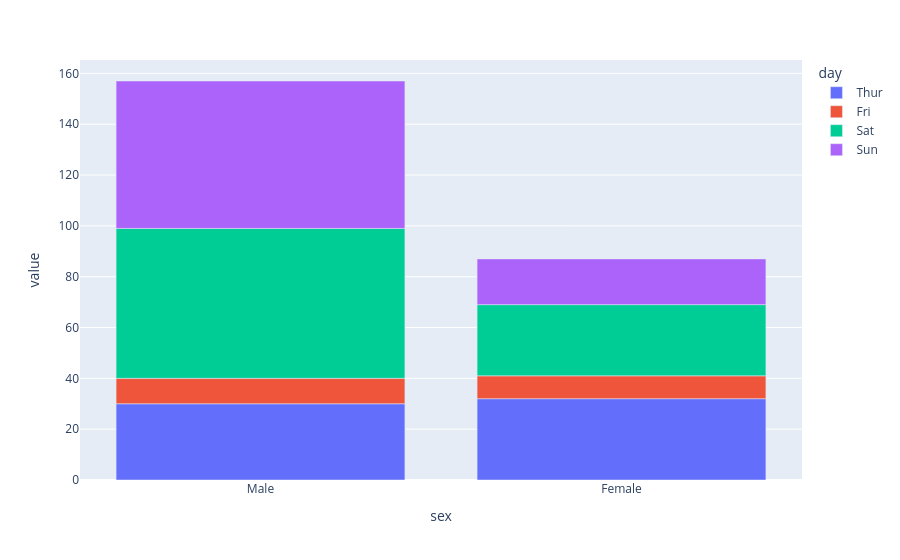

Notebook code cell kept with this figure:
### Code cell
# Perform the chi2_contingency test
chi2_statistic, p_value, dof, expected = chi2_contingency(contingency_table)
print(f"Chi-square statistic: {chi2_statistic:.4f}")
print(f"P-value: {p_value:.4f}")
print(f"Degrees of freedom: {dof}")#
print(f"Expected values: \n{expected}")

if p_value < 0.05:
    print("Reject the null hypothesis (Male and Female smokers are different in perspective of days)")
else:
    print("Fail to reject the null hypothesis (Male and Female smokers are the same in perspective of days)")
px.bar(contingency_table)

### Figure 1 — Plotly figure (JSON) as saved in the notebook; plotly's stock layout.template omitted (floating-point values rounded to 4 significant figures)
{"data": [{"hovertemplate": "day=Thur<br>sex=%{x}<br>value=%{y}<extra></extra>", "legendgroup": "Thur", "marker": {"color": "#636efa", "pattern": {"shape": ""}}, "name": "Thur", "orientation": "v", "showlegend": true, "textposition": "auto", "type": "bar", "x": ["Male", "Female"], "xaxis": "x", "y": [30, 32], "yaxis": "y"}, {"hovertemplate": "day=Fri<br>sex=%{x}<br>value=%{y}<extra></extra>", "legendgroup": "Fri", "marker": {"color": "#EF553B", "pattern": {"shape": ""}}, "name": "Fri", "orientation": "v", "showlegend": true, "textposition": "auto", "type": "bar", "x": ["Male", "Female"], "xaxis": "x", "y": [10, 9], "yaxis": "y"}, {"hovertemplate": "day=Sat<br>sex=%{x}<br>value=%{y}<extra></extra>", "legendgroup": "Sat", "marker": {"color": "#00cc96", "pattern": {"shape": ""}}, "name": "Sat", "orientation": "v", "showlegend": true, "textposition": "auto", "type": "bar", "x": ["Male", "Female"], "xaxis": "x", "y": [59, 28], "yaxis": "y"}, {"hovertemplate": "day=Sun<br>sex=%{x}<br>value=%{y}<extra></extra>", "legendgroup": "Sun", "marker": {"color": "#ab63fa", "pattern": {"shape": ""}}, "name": "Sun", "orientation": "v", "showlegend": true, "textposition": "auto", "type": "bar", "x": ["Male", "Female"], "xaxis": "x", "y": [58, 18], "yaxis": "y"}], "layout": {"barmode": "relative", "legend": {"title": {"text": "day"}, "tracegroupgap": 0}, "margin": {"t": 60}, "xaxis": {"anchor": "y", "domain": [0, 1], "title": {"text": "sex"}}, "yaxis": {"anchor": "x", "domain": [0, 1], "title": {"text": "value"}}}}
